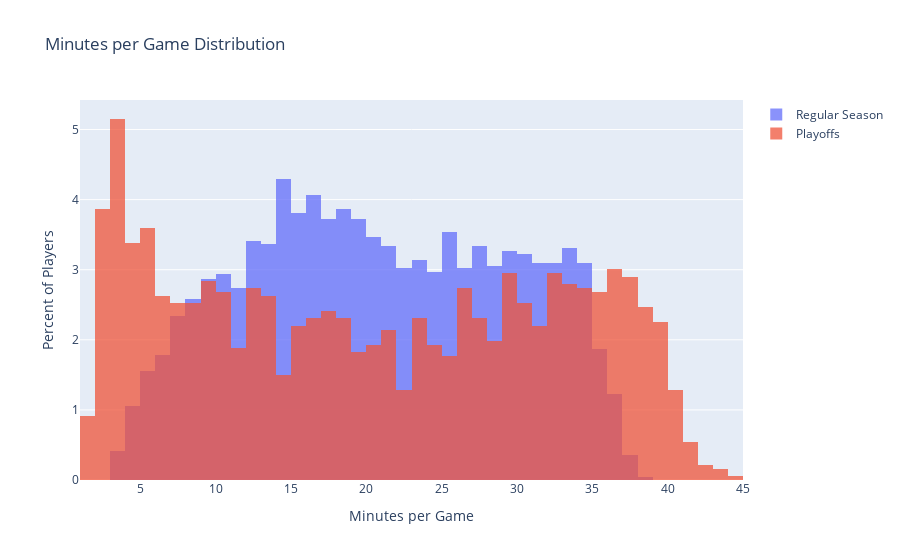

Notebook cell for this chart:
### Code cell
# Histogram of minutes per game in terms of % of players

fig = go.Figure()
fig.add_trace(go.Histogram(x=hist_data(rs_df,50,5), histnorm='percent', name='Regular Season',
                           xbins={'start':0,'end':46,'size':1}))
fig.add_trace(go.Histogram(x=hist_data(playoffs_df,5,1), histnorm='percent', name='Playoffs',
                           xbins={'start':0,'end':46,'size':1}))

fig.update_layout(barmode='overlay', title='Minutes per Game Distribution', xaxis_title='Minutes per Game', yaxis_title='Percent of Players')
fig.update_traces(opacity=0.75)
fig.show()

### Figure 1 — Plotly figure (JSON) as saved in the notebook; plotly's stock layout.template omitted (floating-point values rounded to 4 significant figures; data arrays with more than 128 entries replaced by an {"elided": "..."} marker saying what was removed)
{"data": [{"histnorm": "percent", "name": "Regular Season", "opacity": 0.75, "type": "histogram", "x": {"elided": "4753 float values"}, "xbins": {"end": 46, "size": 1, "start": 0}}, {"histnorm": "percent", "name": "Playoffs", "opacity": 0.75, "type": "histogram", "x": {"elided": "1864 float values"}, "xbins": {"end": 46, "size": 1, "start": 0}}], "layout": {"barmode": "overlay", "title": {"text": "Minutes per Game Distribution"}, "xaxis": {"title": {"text": "Minutes per Game"}}, "yaxis": {"title": {"text": "Percent of Players"}}}}
